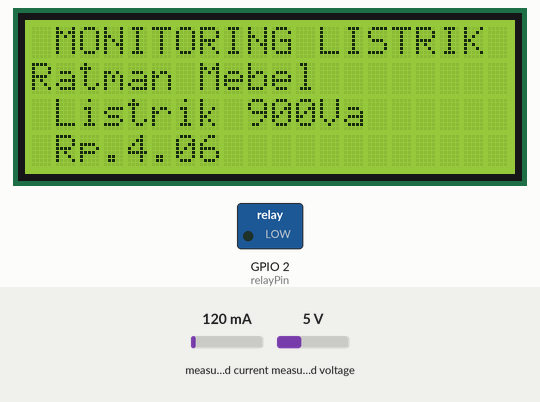
The sketch below on a simulated ESP8266 (NodeMCU). On the bench: 20×4 character LCD, switched loads named in the sketch (green lamp = pin HIGH). Inputs (shaded band) come from the test bench; at power-on: measured current 120 mA, measured voltage 5 V. WiFi joins after 1.5 s; servers stay silent unless stated; uploads are accepted with an empty reply; what the sketch prints to the serial monitor is not drawn.

Above: at 2.4 s.
At 5.5 s:
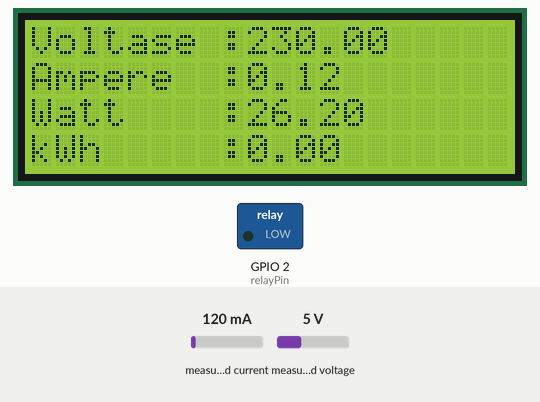
At 8.5 s:
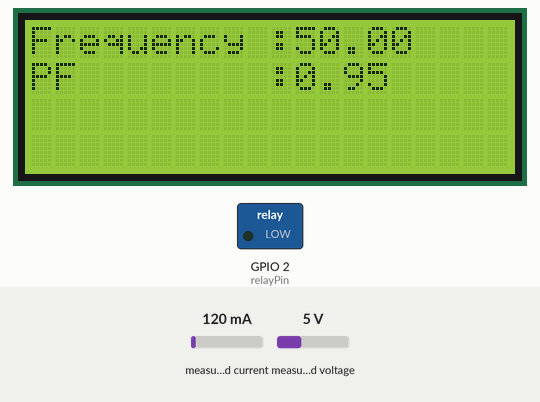

Measured:
- by itself, everything shown: repeats every 12.6 s, in 3 steps
- what the display in image 0 shows lasts 3.1 s, from 2.4 s to 5.5 s
- what the display in image 1 shows lasts 3.0 s, from 5.5 s to 8.5 s
- what the display in image 2 shows lasts 6.5 s, from 8.5 s to 15.0 s

The sketch:

pzem_baru.ino
```cpp
#include <ESP8266WiFi.h>
#include <ESP8266HTTPClient.h>
#include <LiquidCrystal_I2C.h>
#include <Wire.h>
#include <PZEM004Tv30.h>
#include <SoftwareSerial.h>

#if defined(ESP32)
    #error "Software Serial is not supported on the ESP32"
#endif

/* Use software serial for the PZEM
 * Pin 12 Rx (Connects to the Tx pin on the PZEM)
 * Pin 13 Tx (Connects to the Rx pin on the PZEM)
*/
#if !defined(PZEM_RX_PIN) && !defined(PZEM_TX_PIN)
#define PZEM_RX_PIN 12
#define PZEM_TX_PIN 13
#endif

SoftwareSerial pzemSWSerial(PZEM_RX_PIN, PZEM_TX_PIN);
PZEM004Tv30 pzem(pzemSWSerial);
LiquidCrystal_I2C lcd(0x27, 20, 4);

// Replace with your network credentials
const char* ssid = "iotsaya";
const char* password = "farid123";

// Your server URL
const char* serverNamePost = "http://smartenergylistrik.my.id/store.php";
const char* serverNameGet = "http://smartenergylistrik.my.id/get_relay.php?ID_Listrik=PLN_69";

// set price per kwh
const float hargaPerKWh = 1.352;

// define pin relay
const int relayPin = 2;
WiFiClient client;

void setup() {
  Serial.begin(115200);
  pinMode(relayPin, OUTPUT);
  digitalWrite(relayPin, LOW);

  WiFi.begin(ssid, password);

  Serial.print("Connecting to ");
  Serial.print(ssid);

  while (WiFi.status() != WL_CONNECTED) {
    delay(1000);
    Serial.print(".");
  }

  Serial.println();
  Serial.println("Connected to WiFi");
  Serial.println("IP address: ");
  Serial.println(WiFi.localIP());

  lcd.init();
  lcd.clear();
  lcd.backlight();
}

void getRelay() {
  if (WiFi.status() == WL_CONNECTED) { // Check Wi-Fi connection status
    HTTPClient http;  // Declare an object of class HTTPClient

    http.begin(client, serverNameGet);  // Specify request destination using the new API
    int httpCode = http.GET(); // Send the request

    if (httpCode > 0) { // Check the returning code
      String payload = http.getString(); // Get the request response payload
      Serial.println(payload);

      if (payload == "0") {
        digitalWrite(relayPin, HIGH); // Turn LED on
      } else if (payload == "1") {
        digitalWrite(relayPin, LOW); // Turn LED off
      } else {
        Serial.println("Unexpected response");
      }
    } else {
      Serial.println("Error on HTTP request");
    }

    http.end(); // Close connection
  }
}


void sendData(String url) {
  if (WiFi.status() == WL_CONNECTED) {
    HTTPClient http;

    // Use the new API method with WiFiClient
    http.begin(client, url);

    // Send HTTP GET request
    int httpResponseCode = http.GET();

    if (httpResponseCode > 0) {
      if (httpResponseCode == HTTP_CODE_MOVED_PERMANENTLY || httpResponseCode == HTTP_CODE_FOUND) {
        // Follow the redirect
        String newUrl = http.getLocation();
        Serial.print("Redirected to: ");
        Serial.println(newUrl);
        http.end();
        http.begin(client, newUrl);
        httpResponseCode = http.GET();
      }

      String response = http.getString();
      Serial.println(httpResponseCode); // Print return code
      Serial.println(response);         // Print request answer
    } else {
      Serial.print("Error on sending GET: ");
      Serial.println(httpResponseCode);
    }

    http.end();
  } else {
    Serial.println("Error in WiFi connection");
  }
}

void loop() {

    // Read the data from the sensor
    float voltage = pzem.voltage();
    float current = pzem.current();
    float power = pzem.power();
    float energy = pzem.energy();
    float frequency = pzem.frequency();
    float pf = pzem.pf();
    float harga = (energy,3* hargaPerKWh);


    // Form the complete URL with parameters
    String url = String(serverNamePost) + "?ID_Listrik=PLN_69&Voltage=" + String(voltage) + "&Current=" + String(current) + "&Power=" + String(power) + "&Energy=" + String(energy) + "&Frequency=" + String(frequency) + "&PF=" + String(pf);


    // Print the URL to debug
    Serial.print("Requesting URL: ");
    Serial.println(url);

    // Send data to the server
    sendData(url);

    lcd.clear();
    lcd.setCursor(1, 0);
    lcd.print("MONITORING LISTRIK");
    lcd.setCursor(0, 1);
    lcd.print("Ratman Mebel");
    lcd.setCursor(1, 2);
    lcd.print("Listrik 900Va");
    lcd.setCursor(1, 3);
    lcd.print("Rp.");
    lcd.setCursor(4, 3);
    lcd.print(harga);

    delay(3000);

    lcd.clear();
    lcd.setCursor(0, 0);
    lcd.print("Voltase :");
    lcd.setCursor(9, 0);
    lcd.print(voltage);
    lcd.setCursor(0,1);
    lcd.print("Ampere  :");
    lcd.setCursor(9, 1);
    lcd.print(current);
    lcd.setCursor(0, 2);
    lcd.print("Watt    :");
    lcd.setCursor(9, 2);
    lcd.print(power);
    lcd.setCursor(0, 3);
    lcd.print("kWh     :");
    lcd.setCursor(9, 3);
    lcd.print(energy);

    delay(3000);

    lcd.clear();
    lcd.setCursor(0, 0);
    lcd.print("Frequency :");
    lcd.setCursor(11, 0);
    lcd.print(frequency);
    lcd.setCursor(0,1);
    lcd.print("PF        :");
    lcd.setCursor(11, 1);
    lcd.print(pf);

    delay(3000);

    getRelay();

    delay(3000);
}
```
